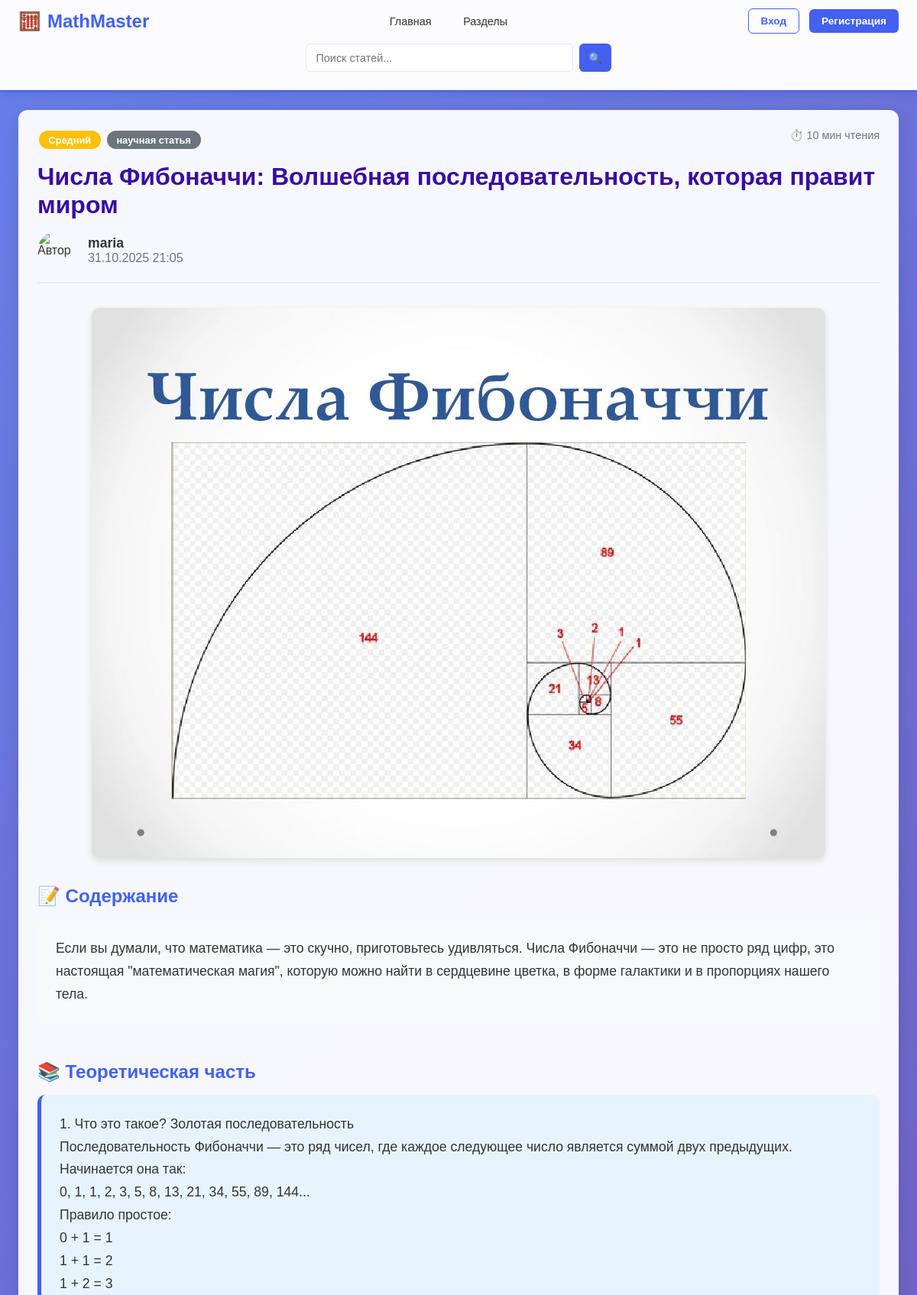
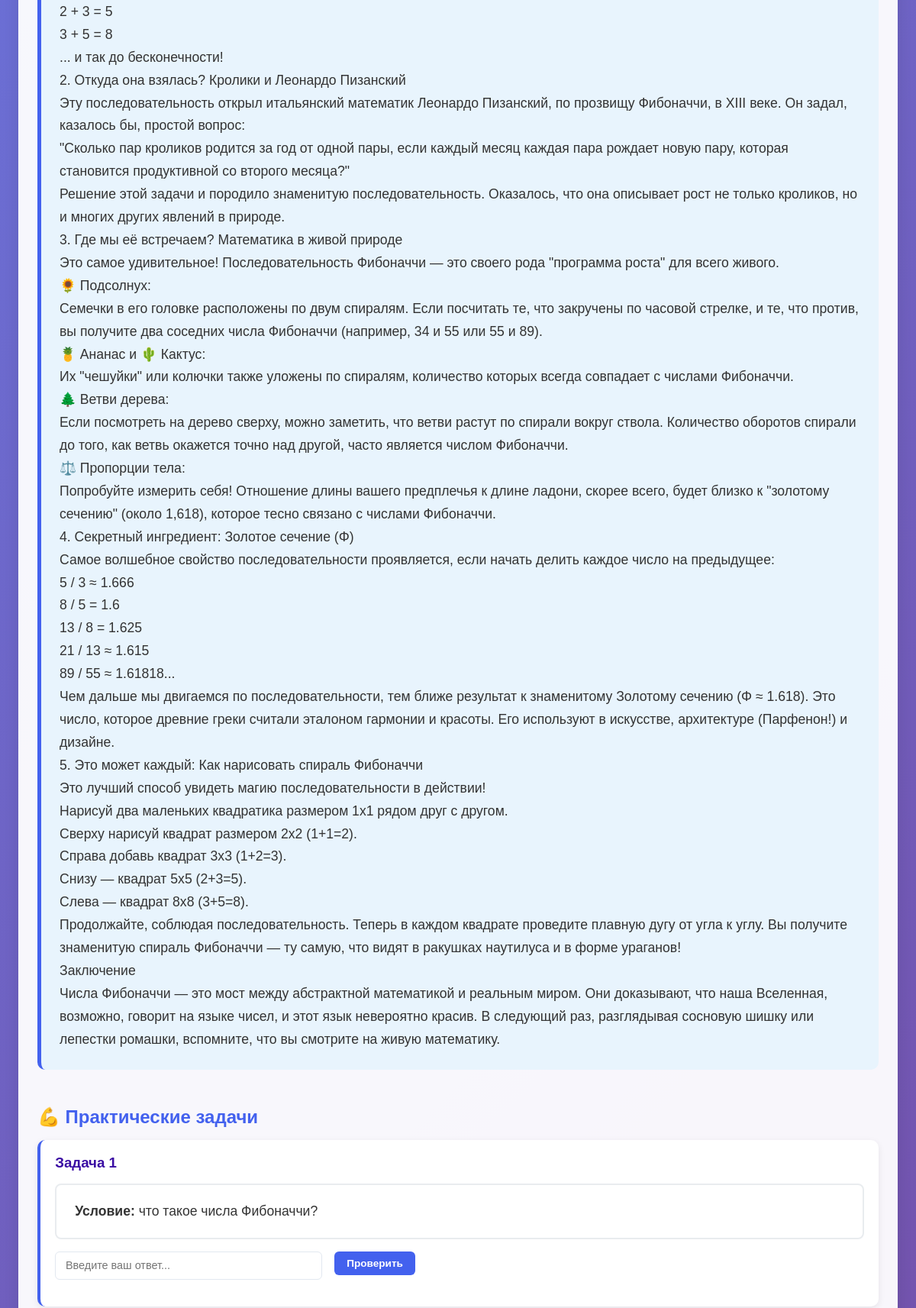
/post/5/ (upper part), run on the app's committed database (2 pictures, top to bottom).
### blog/models.py (models this page shows, shortened)
class Post(models.Model):
    DIFFICULTY_LEVELS = [
        ('beginner', 'Начальный'),
        ('intermediate', 'Средний'),
        ('advanced', 'Продвинутый'),
    ]
    title = models.CharField(max_length=200)
    content = models.TextField()
    theory_content = models.TextField(blank=True, null=True, help_text="Теоретическая часть")
    created_date = models.DateTimeField(default=timezone.now)
    published_date = models.DateTimeField(blank=True, null=True)
    author = models.ForeignKey(User, on_delete=models.CASCADE)
    category = models.ForeignKey(Category, on_delete=models.SET_NULL, null=True, blank=True)
    image = models.ImageField(upload_to='posts/', blank=True, null=True)
    difficulty = models.CharField(max_length=20, choices=DIFFICULTY_LEVELS, default='beginner')
    reading_time = models.IntegerField(default=5, help_text="Время чтения в минутах")

class Category(models.Model):
    name = models.CharField(max_length=200)
    description = models.TextField(blank=True)
    color = models.CharField(max_length=7, default='#446A7D')

class Problem(models.Model):
    ANSWER_TYPES = [
        ('text', 'Текстовый ответ'),
        ('number', 'Числовой ответ'),
        ('formula', 'Математическая формула'),
        ('multiple', 'Множественный выбор'),
    ]
    post = models.ForeignKey(Post, on_delete=models.CASCADE, related_name='problems')
    question = models.TextField()
    solution = models.TextField()
    hint = models.TextField(blank=True)
    order = models.IntegerField(default=0)
    correct_answer = models.CharField(
        max_length=200,
        blank=True,
        help_text="Правильный ответ для автоматической проверки"
    )
    answer_type = models.CharField(
        max_length=20,
        choices=ANSWER_TYPES,
        default='text',
        help_text="Тип ответа для правильной проверки"
    )
    tolerance = models.FloatField(
        default=0.01,
        help_text="Допустимая погрешность для числовых ответов"
    )
    multiple_choices = models.TextField(
        blank=True,
        help_text="Варианты ответов через запятую (для множественного выбора)"
    )
    class Meta:
        ordering = ['order']

### blog/views.py (the view)
# urls.py: path('post/<int:pk>/', views.post_detail, name='post_detail'),
def post_detail(request, pk):
    post = get_object_or_404(Post, pk=pk)
    comments = post.comments.all().order_by('-created_date')
    if request.method == 'POST':
        form = CommentForm(request.POST)
        if form.is_valid():
            comment = form.save(commit=False)
            comment.post = post
            comment.save()
            return redirect('post_detail', pk=post.pk)
    else:
        form = CommentForm()
    return render(request, 'blog/post_detail.html', {
        'post': post,
        'comments': comments,
        'form': form
    })

### blog/forms.py
class CommentForm(forms.ModelForm):
    class Meta:
        model = Comment
        fields = ['author', 'text']
        widgets = {
            'author': forms.TextInput(attrs={
                'class': 'form-control',
                'placeholder': 'Ваше имя'
            }),
            'text': forms.Textarea(attrs={
                'class': 'form-control',
                'rows': 3,
                'placeholder': 'Ваш комментарий...'
            })
        }

### blog/templates/blog/post_detail.html (shortened to what this page needs)
{% extends 'blog/base.html' %}
{% load static %}
{% block content %}
<div class="content-card">
    <div style="display: flex; justify-content: space-between; align-items: start; margin-bottom: 1rem; flex-wrap: wrap; gap: 1rem;">
        <div>
            <span class="math-badge" style="background: {% if post.difficulty == 'beginner' %}#28a745{% elif post.difficulty == 'intermediate' %}#ffc107{% else %}#dc3545{% endif %}">
                {{ post.get_difficulty_display }}
            </span>
            {% if post.category %}
            <span class="math-badge" style="background: #6c757d;">
                {{ post.category.name }}
            </span>
            {% endif %}
        </div>
        <div style="color: #6c757d; font-size: 0.9rem;">
            ⏱️ {{ post.reading_time }} мин чтения
        </div>
    </div>
    <h1 style="color: #3a0ca3; margin-bottom: 1rem; font-size: 2rem;">{{ post.title }}</h1>
    <div style="display: flex; align-items: center; gap: 1rem; margin-bottom: 2rem; padding-bottom: 1rem; border-bottom: 2px solid #e9ecef;">
        <img src="https://cdn-icons-png.flaticon.com/512/847/847969.png" alt="Автор" style="width: 50px; height: 50px; border-radius: 50%;">
        <div>
            <div style="font-weight: 600; font-size: 1.1rem;">{{ post.author.username }}</div>
            <div style="color: #6c757d;">{{ post.created_date|date:"d.m.Y H:i" }}</div>
        </div>
    </div>
    {% if post.image %}
    <div style="text-align: center; margin-bottom: 2rem;">
        <img src="{{ post.image.url }}" alt="{{ post.title }}" style="max-width: 100%; border-radius: 10px; box-shadow: 0 4px 8px rgba(0,0,0,0.1);">
    </div>
    {% endif %}
    <div style="margin-bottom: 3rem;">
        <h2 style="color: #4361ee; margin-bottom: 1rem;">📝 Содержание</h2>
        <div style="background: #f8f9fa; padding: 1.5rem; border-radius: 10px; line-height: 1.7; font-size: 1.1rem;">
            {{ post.content|linebreaks }}
        </div>
    </div>
    {% if post.theory_content %}
    <div style="margin-bottom: 3rem;">
        <h2 style="color: #4361ee; margin-bottom: 1rem;">📚 Теоретическая часть</h2>
        <div style="background: #e8f4fd; padding: 1.5rem; border-radius: 10px; border-left: 5px solid #4361ee; line-height: 1.7; font-size: 1.1rem;">
            {{ post.theory_content|linebreaks }}
        </div>
    </div>
    {% endif %}
    {% if post.problems.all %}
    <div style="margin-bottom: 3rem;">
        <h2 style="color: #4361ee; margin-bottom: 1rem;">💪 Практические задачи</h2>
        {% for problem in post.problems.all %}
        <div class="post-card" style="margin-bottom: 2rem;">
            <h3 style="color: #3a0ca3; margin-bottom: 1rem;">
                Задача {{ forloop.counter }}
            </h3>
            <div style="background: white; padding: 1.5rem; border-radius: 8px; border: 2px solid #e9ecef; margin-bottom: 1rem;">
                <p style="font-size: 1.1rem; margin-bottom: 0;"><strong>Условие:</strong> {{ problem.question }}</p>
            </div>
            <div class="answer-section">
                <form class="answer-form" data-problem-id="{{ problem.id }}">
                    <div style="display: flex; gap: 1rem; align-items: start; margin-bottom: 1rem;">
                        <input type="text"
                               name="answer"
                               class="search-input"
                               placeholder="Введите ваш ответ..."
                               style="flex: 1;"
                               id="answer-input-{{ problem.id }}">
                        <button type="submit" class="btn btn-primary check-answer-btn" id="check-btn-{{ problem.id }}">
                            Проверить
                        </button>
                    </div>
                </form>
            </div>
        </div>
        {% endfor %}
    </div>
    {% endif %}
</div>
{% endblock %}

### blog/templates/blog/base.html (style rules this page uses)
* { margin: 0; padding: 0; box-sizing: border-box; }
body { font-family: 'Arial', sans-serif; background: linear-gradient(135deg, #667eea 0%, #764ba2 100%); min-height: 100vh; color: #333; }
.btn { padding: 0.5rem 1rem; border: none; border-radius: 6px; font-weight: 600; cursor: pointer; text-decoration: none; display: inline-block; transition: all 0.3s ease; font-size: 0.85rem; }
.btn-primary { background: #4361ee; color: white; }
.content-card { background: rgba(255, 255, 255, 0.95); border-radius: 12px; padding: 1.5rem; margin-bottom: 1.5rem; box-shadow: 0 6px 20px rgba(0,0,0,0.1); border: 1px solid rgba(255,255,255,0.3); }
.search-input { flex: 1; max-width: 350px; padding: 0.6rem 0.8rem; border: 1.5px solid #e2e8f0; border-radius: 6px; font-size: 0.9rem; }
.math-badge { background: #4361ee; color: white; padding: 0.3rem 0.8rem; border-radius: 15px; font-size: 0.8rem; font-weight: 600; display: inline-block; margin: 0.1rem; }
.post-card { background: white; border-radius: 10px; padding: 1.2rem; margin-bottom: 1.2rem; box-shadow: 0 3px 10px rgba(0,0,0,0.08); border-left: 4px solid #4361ee; transition: all 0.3s ease; }

### data on the page
Post: difficulty "Средний", category.name "научная статья", reading_time "10", title "Числа Фибоначчи: Волшебная последовательность, которая правит миром", author.username "maria", created_date "31.10.2025 21:05", image (picture), content "Если вы думали, что математика — это скучно, приготовьтесь удивляться. Числа Фибоначчи — это не просто ряд цифр, это настоящая \"математическая магия\", которую можно найти в сердцевине цветка, в форме галактики и в пропорциях нашего тела.", theory_content "1. Что это такое? Золотая последовательность Последовательность Фибоначчи — это ряд чисел, где каждое следующее число является суммой двух предыдущих. Начинается она так: 0, 1, 1, 2, 3, 5, 8, 13, 21, 34, 55, 89, 144... Правило простое: 0 + 1 = 1 1 + 1 = 2 1 + 2 = 3 2 + 3 = 5 3 + 5 = 8 ... и так до бесконечности! 2. Откуда она взялась? Кролики и Леонардо Пизанский Эту последовательность открыл итальянский математик Леонардо Пизанский, по прозвищу Фибоначчи, в XIII веке. Он задал, казалось бы, простой вопрос: \"Сколько пар кроликов родится за год от одной пары, если каждый месяц каждая пара рождает новую пару, которая становится продуктивной со второго месяца?\" Решение этой задачи и породило…"
Problem: question "что такое числа Фибоначчи?"
